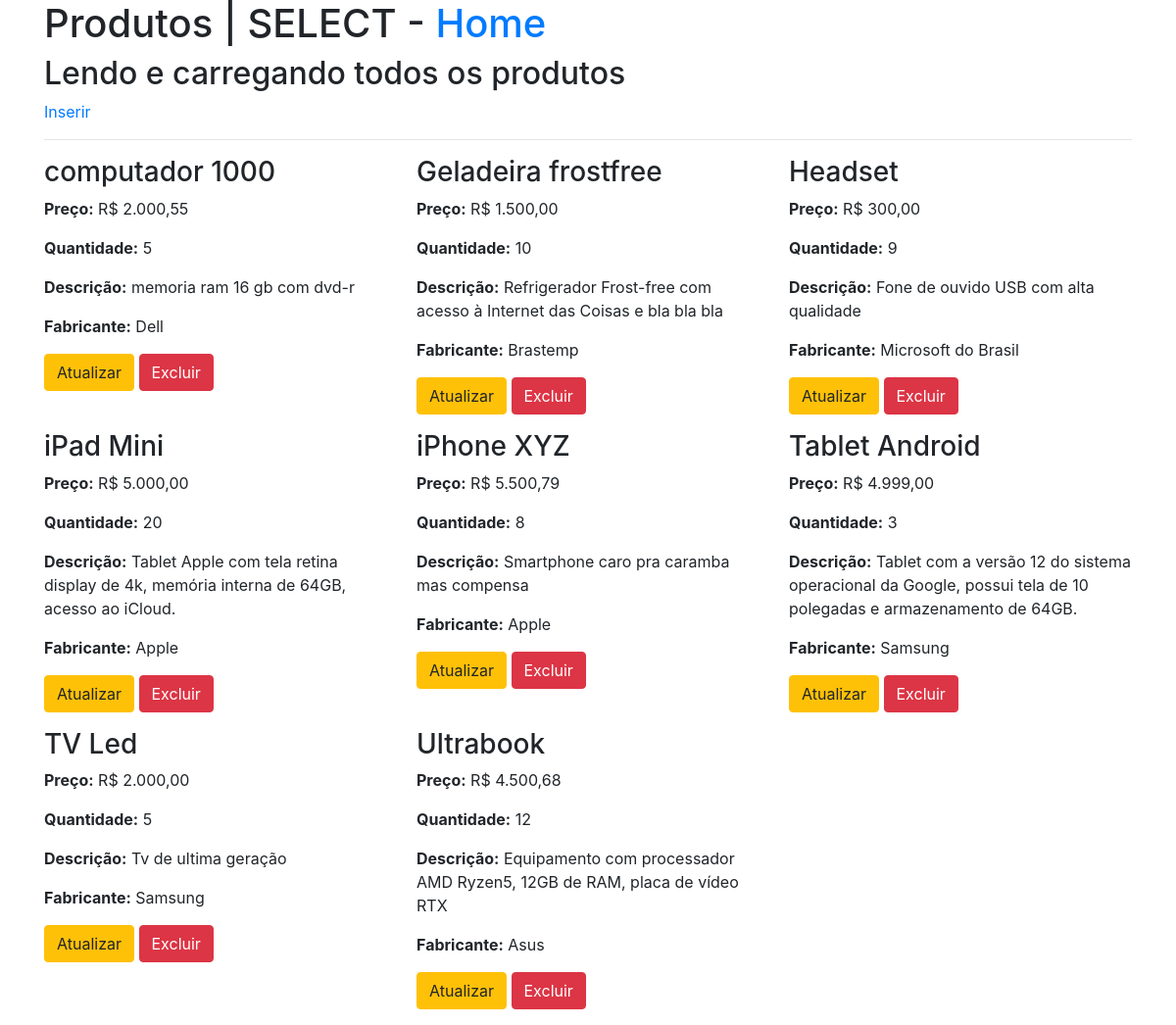
Page /produtos/listar.php on the committed database.
### tables this page shows
CREATE TABLE `produtos` (
  `id` int(11) NOT NULL,
  `nome` varchar(45) NOT NULL,
  `preco` decimal(8,2) NOT NULL,
  `quantidade` smallint(6) DEFAULT NULL,
  `descricao` text NOT NULL,
  `fabricante_id` int(11) DEFAULT NULL
);

CREATE TABLE `fabricantes` (
  `id` int(11) NOT NULL,
  `nome` varchar(45) NOT NULL
);

### includes/funcoes-produtos.php (called while the page is built, shortened)
<?php
function lerProdutos($conexao){
    $sql = "SELECT produtos.id, produtos.nome AS produto, produtos.quantidade,
    produtos.preco, produtos.descricao, fabricantes.nome AS fabricante
    FROM produtos INNER JOIN fabricantes
    ON produtos.fabricante_id = fabricantes.id ORDER BY produto";
    $resultado = mysqli_query($conexao, $sql) or die(mysqli_error($conexao));
    $produtos = [];
    While($produto = mysqli_fetch_assoc($resultado)){
        array_push($produtos, $produto);
    }
    return $produtos;
}
function formataMoeda($valor) {
    return "R$ ".number_format($valor, 2, ",", ".");
}
?>

### produtos/listar.php (the view, shortened to what this page needs)
<?php
require '../includes/funcoes-produtos.php';
$listaDeProdutos = lerProdutos($conexao);
?>
<!DOCTYPE html>
<html lang="pt-br">
<head>
<link rel="stylesheet" href="https://cdn.jsdelivr.net/npm/bootstrap@4.6.1/dist/css/bootstrap.min.css">
</head>
<body>
<div class="container">
    <h1>Produtos | SELECT -
    <a href="../index.php">Home</a> </h1>
</div>
<div class="container">
    <h2>Lendo e carregando todos os produtos</h2>
    <p><a href="inserir.php">Inserir</a></p>
    <hr>
<div class="row">
    <?php foreach( $listaDeProdutos as $produto ) { ?>
    <article class="col-sm-6 col-md-4">
        <h3><?= $produto ['produto'] ?> </h3>
            <p><b>Preço:</b> <?= formataMoeda($produto ['preco']) ?>  </p>
            <p><b>Quantidade:</b> <?= $produto ['quantidade'] ?> </p>
            <p><b>Descrição:</b> <?= $produto ['descricao'] ?> </p>
            <p><b>Fabricante:</b> <?= $produto ['fabricante'] ?> </p>
            <p>
                <a class="btn btn-warning" href="atualizar.php?id=<?= $produto ['id'] ?>">Atualizar</a>
                <a class="btn btn-danger" href="excluir.php?id=<?= $produto ['id'] ?>">Excluir</a>
            </p>
        </article>
        <?php } ?>
</div>
</div>
</body>
</html>

### rows in the picture
produtos: nome "computador 1000", preco "R$ 2.000,55", quantidade "5", descricao "memoria ram 16 gb com dvd-r", fabricante.nome "Dell"
produtos: nome "Geladeira frostfree", preco "R$ 1.500,00", quantidade "10", descricao "Refrigerador Frost-free com acesso à Internet das Coisas e bla bla bla", fabricante.nome "Brastemp"
produtos: nome "Headset", preco "R$ 300,00", quantidade "9", descricao "Fone de ouvido USB com alta qualidade", fabricante.nome "Microsoft do Brasil"
produtos: nome "iPad Mini", preco "R$ 5.000,00", quantidade "20", descricao "Tablet Apple com tela retina display de 4k, memória interna de 64GB, acesso ao iCloud.", fabricante.nome "Apple"
produtos: nome "iPhone XYZ", preco "R$ 5.500,79", quantidade "8", descricao "Smartphone caro pra caramba mas compensa", fabricante.nome "Apple"
produtos: nome "Tablet Android", preco "R$ 4.999,00", quantidade "3", descricao "Tablet com a versão 12 do sistema operacional da Google, possui tela de 10 polegadas e armazenamento de 64GB.", fabricante.nome "Samsung"
produtos: nome "TV Led", preco "R$ 2.000,00", quantidade "5", descricao "Tv de ultima geração", fabricante.nome "Samsung"
produtos: nome "Ultrabook", preco "R$ 4.500,68", quantidade "12", descricao "Equipamento com processador AMD Ryzen5, 12GB de RAM, placa de vídeo RTX", fabricante.nome "Asus"
